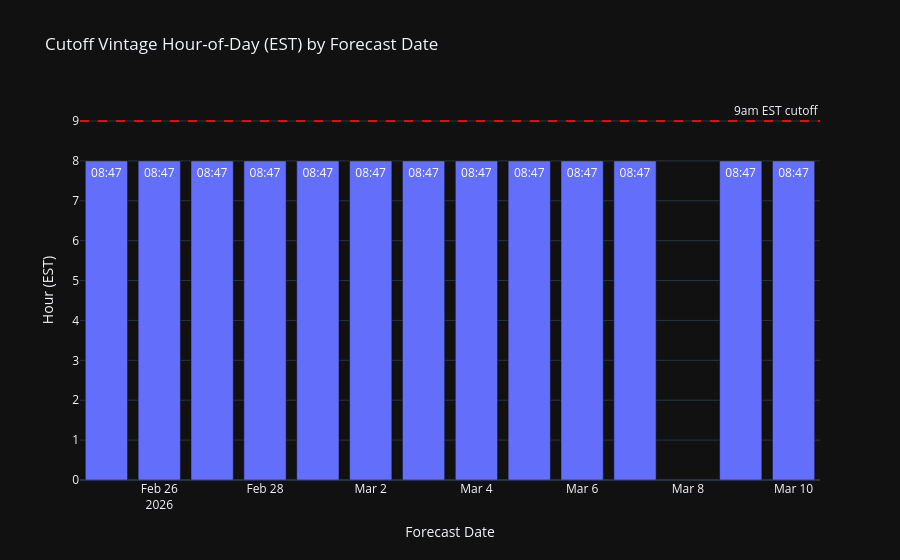

Notebook source saved alongside this figure:
### Code cell
# Bar chart of cutoff hour-of-day
fig = px.bar(
    cutoff_times,
    x="forecast_date",
    y="cutoff_hour",
    text="cutoff_time_str",
    title="Cutoff Vintage Hour-of-Day (EST) by Forecast Date",
    template="plotly_dark",
)
fig.add_hline(y=9, line_dash="dash", line_color="red", annotation_text="9am EST cutoff")
fig.update_layout(yaxis_title="Hour (EST)", xaxis_title="Forecast Date")
fig.show()

### Figure 1 — Plotly figure (JSON) as saved in the notebook; plotly's stock layout.template omitted (floating-point values rounded to 4 significant figures)
{"data": [{"hovertemplate": "forecast_date=%{x}<br>cutoff_hour=%{y}<br>cutoff_time_str=%{text}<extra></extra>", "legendgroup": "", "marker": {"color": "#636efa", "pattern": {"shape": ""}}, "name": "", "orientation": "v", "showlegend": false, "text": ["08:47", "08:47", "08:47", "08:47", "08:47", "08:47", "08:47", "08:47", "08:47", "08:47", "08:47", "08:47", "08:47"], "textposition": "auto", "type": "bar", "x": ["2026-02-25", "2026-02-26", "2026-02-27", "2026-02-28", "2026-03-01", "2026-03-02", "2026-03-03", "2026-03-04", "2026-03-05", "2026-03-06", "2026-03-07", "2026-03-09", "2026-03-10"], "xaxis": "x", "y": [8, 8, 8, 8, 8, 8, 8, 8, 8, 8, 8, 8, 8], "yaxis": "y"}], "layout": {"annotations": [{"showarrow": false, "text": "9am EST cutoff", "x": 1, "xanchor": "right", "xref": "x domain", "y": 9, "yanchor": "bottom", "yref": "y"}], "barmode": "relative", "legend": {"tracegroupgap": 0}, "shapes": [{"line": {"color": "red", "dash": "dash"}, "type": "line", "x0": 0, "x1": 1, "xref": "x domain", "y0": 9, "y1": 9, "yref": "y"}], "title": {"text": "Cutoff Vintage Hour-of-Day (EST) by Forecast Date"}, "xaxis": {"anchor": "y", "domain": [0, 1], "title": {"text": "Forecast Date"}}, "yaxis": {"anchor": "x", "domain": [0, 1], "title": {"text": "Hour (EST)"}}}}
